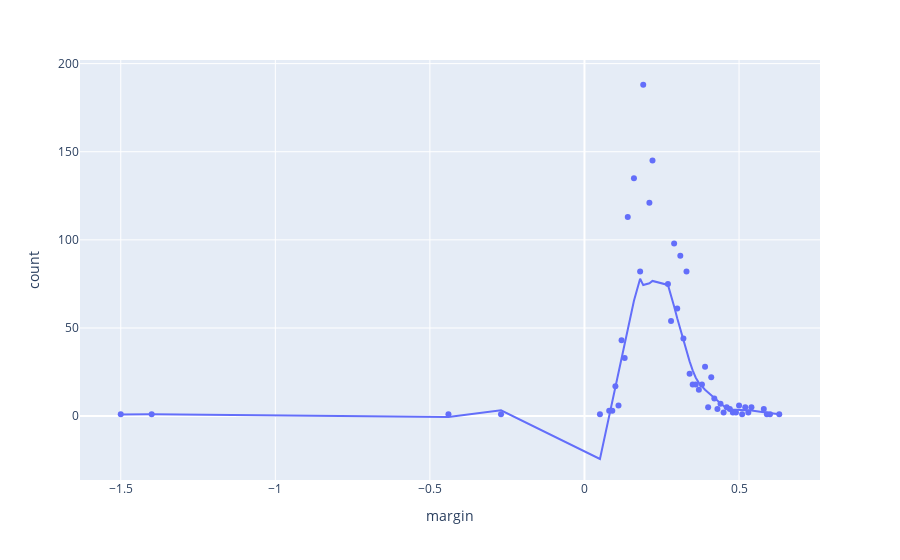

Source (notebook cell):
### Code cell
q3 = jjps_erp01_count.quantile(0.75) 
q1 = jjps_erp01_count.quantile(0.25)

iqr = q3 - q1

def is_outlier(df):
    count = df['count']
    if count > q3['count'] + 1.5 * iqr['count'] or count < q1['count'] - 1.5 * iqr['count']:
        return True
    else:
        return False

jjps_erp01_count['outlier'] = jjps_erp01_count.apply(is_outlier, axis = 1)

jjps_erp01_count_no=jjps_erp01_count.loc[jjps_erp01_count['outlier'] == False]

fig = px.scatter(jjps_erp01_count_no, x="margin", y="count", trendline='lowess', trendline_options=dict(frac=0.3))
fig.show()

### Figure 1 — Plotly figure (JSON) as saved in the notebook; plotly's stock layout.template omitted (floating-point values rounded to 4 significant figures)
{"data": [{"hovertemplate": "margin=%{x}<br>count=%{y}<extra></extra>", "legendgroup": "", "marker": {"color": "#636efa", "symbol": "circle"}, "mode": "markers", "name": "", "orientation": "v", "showlegend": false, "type": "scatter", "x": [-1.5, -1.4, -0.44, -0.27, 0.05, 0.08, 0.09, 0.1, 0.11, 0.12, 0.13, 0.14, 0.16, 0.18, 0.19, 0.21, 0.22, 0.27, 0.28, 0.29, 0.3, 0.31, 0.32, 0.33, 0.34, 0.35, 0.36, 0.37, 0.38, 0.39, 0.4, 0.41, 0.42, 0.43, 0.44, 0.45, 0.46, 0.47, 0.48, 0.49, 0.5, 0.51, 0.52, 0.53, 0.54, 0.58, 0.59, 0.6, 0.63], "xaxis": "x", "y": [1, 1, 1, 1, 1, 3, 3, 17, 6, 43, 33, 113, 135, 82, 188, 121, 145, 75, 54, 98, 61, 91, 44, 82, 24, 18, 18, 15, 18, 28, 5, 22, 10, 4, 7, 2, 5, 4, 2, 2, 6, 1, 5, 2, 5, 4, 1, 1, 1], "yaxis": "y"}, {"hovertemplate": "<b>LOWESS trendline</b><br><br>margin=%{x}<br>count=%{y} <b>(trend)</b><extra></extra>", "legendgroup": "", "marker": {"color": "#636efa", "symbol": "circle"}, "mode": "lines", "name": "", "showlegend": false, "type": "scatter", "x": [-1.5, -1.4, -0.44, -0.27, 0.05, 0.08, 0.09, 0.1, 0.11, 0.12, 0.13, 0.14, 0.16, 0.18, 0.19, 0.21, 0.22, 0.27, 0.28, 0.29, 0.3, 0.31, 0.32, 0.33, 0.34, 0.35, 0.36, 0.37, 0.38, 0.39, 0.4, 0.41, 0.42, 0.43, 0.44, 0.45, 0.46, 0.47, 0.48, 0.49, 0.5, 0.51, 0.52, 0.53, 0.54, 0.58, 0.59, 0.6, 0.63], "xaxis": "x", "y": [0.9665, 0.9864, -0.5451, 3.254, -24.33, 0.1183, 8.27, 16.42, 24.56, 32.72, 40.89, 49.07, 65.43, 77.96, 74.35, 75.37, 76.69, 74.43, 68.71, 62.18, 55.49, 49.09, 42.87, 36.71, 31.08, 25.98, 21.79, 18.89, 16.71, 15.0, 13.41, 11.85, 10.3, 8.682, 7.053, 5.716, 4.727, 4.015, 3.63, 3.559, 3.462, 3.469, 3.515, 3.296, 3.135, 2.235, 2.02, 1.798, 1.08], "yaxis": "y"}], "layout": {"autosize": true, "legend": {"tracegroupgap": 0}, "margin": {"t": 60}, "xaxis": {"anchor": "y", "autorange": true, "domain": [0, 1], "range": [-1.626, 0.7559], "title": {"text": "margin"}, "type": "linear"}, "yaxis": {"anchor": "x", "autorange": true, "domain": [0, 1], "range": [-36.36, 204.1], "title": {"text": "count"}, "type": "linear"}}}
